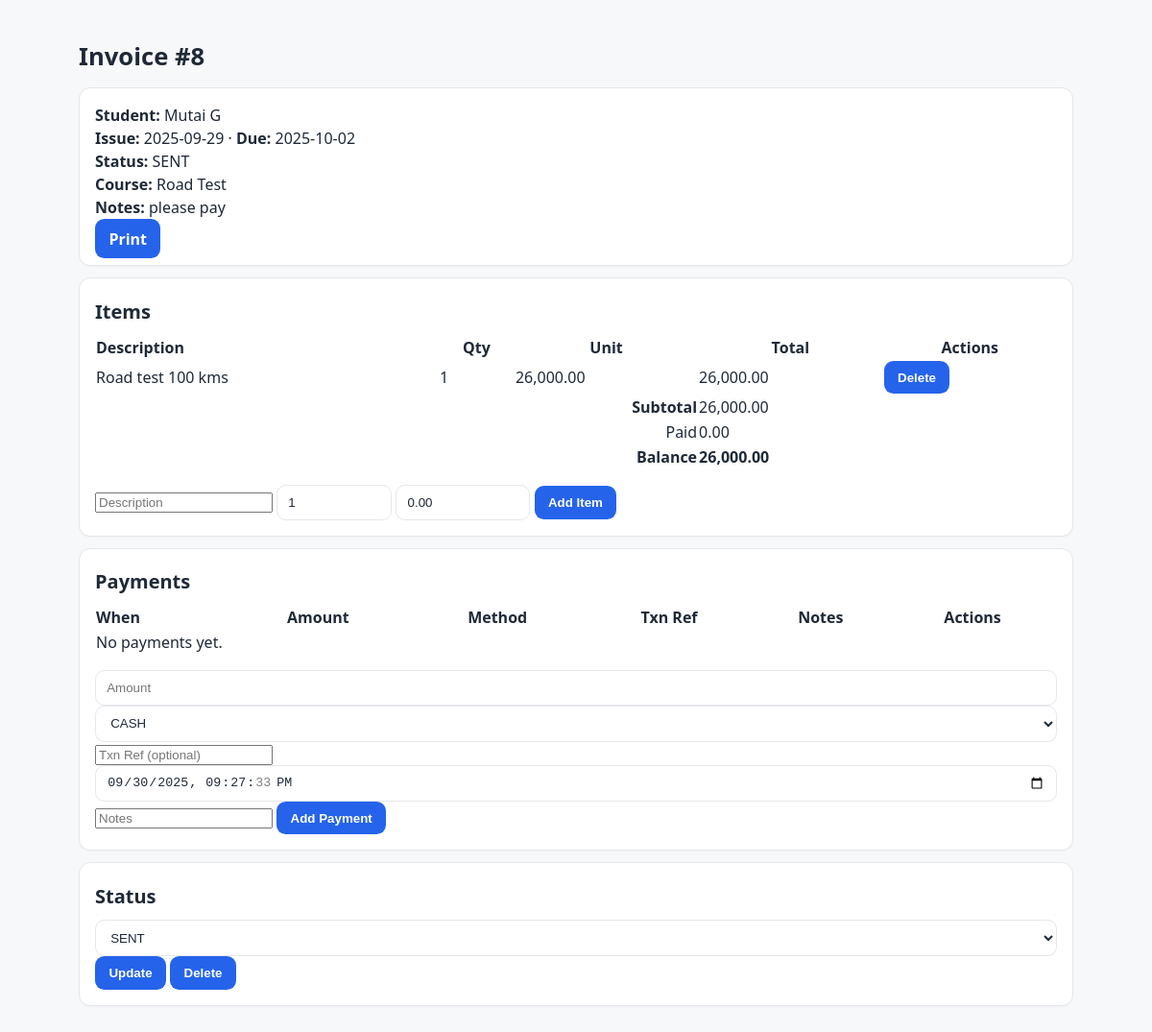
Screenshot of /public/invoices/view.php?id=8 (signed in) with the database file from the repository.
### tables this page shows
CREATE TABLE `invoices` (
  `id` int(11) NOT NULL,
  `student_id` int(11) NOT NULL,
  `enrollment_id` int(11) DEFAULT NULL,
  `number` varchar(64) DEFAULT NULL,
  `issue_date` date NOT NULL,
  `due_date` date NOT NULL,
  `status` enum('draft','sent','partial','paid','overdue','void') NOT NULL DEFAULT 'draft',
  `notes` text DEFAULT NULL,
  `created_by` int(11) NOT NULL DEFAULT 1,
  `total_cents` int(11) NOT NULL DEFAULT 0,
  `balance_cents` int(11) NOT NULL DEFAULT 0,
  `created_at` timestamp NOT NULL DEFAULT current_timestamp()
);

CREATE TABLE `users` (
  `id` int(11) NOT NULL,
  `email` varchar(191) NOT NULL,
  `password_hash` varchar(255) DEFAULT NULL,
  `first_name` varchar(100) NOT NULL,
  `last_name` varchar(100) NOT NULL,
  `phone` varchar(50) DEFAULT NULL,
  `is_active` tinyint(1) NOT NULL DEFAULT 1,
  `created_at` timestamp NOT NULL DEFAULT current_timestamp(),
  `role` enum('admin','staff','instructor','student') NOT NULL DEFAULT 'student'
);

CREATE TABLE `courses` (
  `id` int(11) NOT NULL,
  `branch_id` int(11) DEFAULT NULL,
  `name` varchar(150) NOT NULL,
  `description` text DEFAULT NULL,
  `price_cents` int(11) NOT NULL DEFAULT 0,
  `lessons_count` int(11) NOT NULL DEFAULT 0,
  `total_hours` decimal(5,2) NOT NULL DEFAULT 0.00,
  `is_active` tinyint(1) NOT NULL DEFAULT 1,
  `created_at` timestamp NOT NULL DEFAULT current_timestamp()
);

CREATE TABLE `invoice_items` (
  `id` int(11) NOT NULL,
  `invoice_id` int(11) NOT NULL,
  `description` varchar(191) NOT NULL,
  `quantity` int(11) NOT NULL DEFAULT 1,
  `unit_cents` int(11) NOT NULL DEFAULT 0,
  `line_total_cents` int(11) GENERATED ALWAYS AS (`quantity` * `unit_cents`) STORED,
  `unit_price` decimal(10,2) NOT NULL DEFAULT 0.00,
  `amount` decimal(10,2) NOT NULL DEFAULT 1.00
);

### php/Core/Database.php (called while the page is built, shortened)
<?php
class Database
{
    private static ?PDO $pdo = null;
    public static function pdo(): PDO
    {
        if (self::$pdo === null) {
            $dsn = "mysql:host=" . Config::DB_HOST . ";dbname=" . Config::DB_NAME . ";charset=" . Config::DB_CHARSET;
            $options = [
                PDO::ATTR_ERRMODE => PDO::ERRMODE_EXCEPTION,
                PDO::ATTR_DEFAULT_FETCH_MODE => PDO::FETCH_ASSOC,
                PDO::ATTR_EMULATE_PREPARES => false,
            ];
            try {
                self::$pdo = new PDO($dsn, Config::DB_USER, Config::DB_PASS, $options);
            } catch (PDOException $e) {
                http_response_code(500);
                die("Database connection failed: " . htmlspecialchars($e->getMessage(), ENT_QUOTES, 'UTF-8'));
            }
        }
        return self::$pdo;
    }
}

### php/Models/Invoice.php (called while the page is built, shortened)
<?php
class Invoice {
    private static function columnExists(string $table, string $column): bool {
        $sql = "SELECT COUNT(*) FROM INFORMATION_SCHEMA.COLUMNS
                WHERE TABLE_SCHEMA = DATABASE() AND TABLE_NAME = ? AND COLUMN_NAME = ?";
        $stmt = Database::pdo()->prepare($sql);
        $stmt->execute([$table, $column]);
        return (int)$stmt->fetchColumn() > 0;
    }
    public static function find(int $id): ?array {
        $sql = "SELECT i.*, s.id AS sid, u.first_name, u.last_name,
                       e.course_id, c.name AS course_name
                FROM invoices i
                JOIN students s ON s.id = i.student_id
                JOIN users u ON u.id = s.user_id
                LEFT JOIN enrollments e ON e.id = i.enrollment_id
                LEFT JOIN courses c ON c.id = e.course_id
                WHERE i.id = ?";
        $stmt = Database::pdo()->prepare($sql);
        $stmt->execute([$id]);
        $r = $stmt->fetch(PDO::FETCH_ASSOC);
        return $r ?: null;
    }
    public static function items(int $invoiceId): array {
        $stmt = Database::pdo()->prepare("SELECT * FROM invoice_items WHERE invoice_id=? ORDER BY id");
        $stmt->execute([$invoiceId]);
        return $stmt->fetchAll(PDO::FETCH_ASSOC);
    }
    public static function subtotal(int $invoiceId): float {
        $qcol = self::columnExists('invoice_items','quantity') ? 'quantity' : (self::columnExists('invoice_items','qty') ? 'qty' : '');
        $pcol = self::columnExists('invoice_items','unit_price') ? 'unit_price' : (self::columnExists('invoice_items','price') ? 'price' : (self::columnExists('invoice_items','amount') ? 'amount' : ''));
        if ($qcol and $pcol) {
            $stmt = Database::pdo()->prepare("SELECT SUM({$qcol}*{$pcol}) FROM invoice_items WHERE invoice_id=?");
            $stmt->execute([$invoiceId]);
        } elseif ($pcol) {
            $stmt = Database::pdo()->prepare("SELECT SUM({$pcol}) FROM invoice_items WHERE invoice_id=?");
            $stmt->execute([$invoiceId]);
        } else {
            return 0.0;
        }
        return (float)($stmt->fetchColumn() ?: 0);
    }
    public static function paymentsTotal(int $invoiceId): float {
        $acol = self::columnExists('payments', 'amount') ? 'amount' :
                (self::columnExists('payments','payment_amount') ? 'payment_amount' :
                (self::columnExists('payments','paid_amount') ? 'paid_amount' :
                (self::columnExists('payments','value') ? 'value' :
                (self::columnExists('payments','amt') ? 'amt' : ''))));
        $stmt = Database::pdo()->prepare("SELECT SUM({$acol}) FROM payments WHERE invoice_id=?");
        $stmt->execute([$invoiceId]);
        return (float)($stmt->fetchColumn() ?: 0);
    }
}

### public/invoices/view.php (the view, shortened to what this page needs)
<?php
require_once __DIR__ . '/../../php/Core/Database.php';
require_once __DIR__ . '/../../php/Models/Invoice.php';
$id = (int)($_GET['id'] ?? 0);
$row = Invoice::find($id);
$csrf = Security::csrfToken();
$items = Invoice::items($id);
$subtotal = Invoice::subtotal($id);
$payments = Payment::listByInvoice($id);
$paid = Invoice::paymentsTotal($id);
$balance = max(0, $subtotal - $paid);
?>
<!doctype html>
<html lang="en">
<head>
  <link rel="stylesheet" href="../../assets/css/main.css">
</head>
<body>
<main class="container">
  <h1>Invoice #<?= (int)$row['id'] ?></h1>
  <div class="card">
    <div><strong>Student:</strong> <?= htmlspecialchars(trim(($row['first_name']??'').' '.($row['last_name']??''))) ?></div>
    <div><strong>Issue:</strong> <?= htmlspecialchars($row['issue_date']) ?> · <strong>Due:</strong> <?= htmlspecialchars($row['due_date'] ?? '—') ?></div>
    <div><strong>Status:</strong> <?= htmlspecialchars(strtoupper($row['status'])) ?></div>
    <?php if (!empty($row['course_name'])): ?>
      <div><strong>Course:</strong> <?= htmlspecialchars($row['course_name']) ?><?= isset($row['course_price']) ? ' — KES '.number_format((float)$row['course_price'],2) : '' ?></div>
    <?php endif; ?>
    <?php if (!empty($row['notes'])): ?><div><strong>Notes:</strong> <?= nl2br(htmlspecialchars($row['notes'])) ?></div><?php endif; ?>
    <div style="margin-top:.5rem;">
      <a class="btn" href="print.php?id=<?= (int)$row['id'] ?>" target="_blank">Print</a>
    </div>
  </div>
  <div class="card">
    <h2>Items</h2>
    <table style="width:100%; border-collapse:collapse;">
      <thead><tr><th style="text-align:left">Description</th><th>Qty</th><th>Unit</th><th>Total</th><th>Actions</th></tr></thead>
      <tbody>
      <?php foreach ($items as $it): $lt=(float)$it['quantity']*(float)$it['unit_price']; ?>
        <tr>
          <td><?= htmlspecialchars($it['description']) ?></td>
          <td><?= htmlspecialchars($it['quantity']) ?></td>
          <td><?= number_format((float)$it['unit_price'], 2) ?></td>
          <td><?= number_format($lt, 2) ?></td>
          <td>
            <form method="post" action="item_delete.php" style="display:inline" onsubmit="return confirm('Delete item?')">
              <button type="submit">Delete</button>
            </form>
          </td>
        </tr>
      <?php endforeach; if (empty($items)): ?>
        <tr><td colspan="5">No items yet.</td></tr>
      <?php endif; ?>
      </tbody>
      <tfoot>
        <tr><td colspan="3" style="text-align:right"><strong>Subtotal</strong></td><td><?= number_format($subtotal,2) ?></td><td></td></tr>
        <tr><td colspan="3" style="text-align:right">Paid</td><td><?= number_format($paid,2) ?></td><td></td></tr>
        <tr><td colspan="3" style="text-align:right"><strong>Balance</strong></td><td><strong><?= number_format($balance,2) ?></strong></td><td></td></tr>
      </tfoot>
    </table>
    <form method="post" action="item_add.php" class="row" style="margin-top:1rem;">
      <input name="description" placeholder="Description" required>
      <input name="quantity" type="number" step="0.01" value="1" style="max-width:120px" required>
      <input name="unit_price" type="number" step="0.01" value="0.00" style="max-width:140px" required>
      <button type="submit">Add Item</button>
    </form>
  </div>
  <div class="card">
    <h2>Payments</h2>
    <table style="width:100%; border-collapse:collapse;">
      <thead><tr><th style="text-align:left">When</th><th>Amount</th><th>Method</th><th>Txn Ref</th><th>Notes</th><th>Actions</th></tr></thead>
      <tbody>
      <?php foreach ($payments as $p): ?>
        <tr>
          <td><?= htmlspecialchars($p['paid_at']) ?></td>
          <td><?= number_format((float)$p['amount'], 2) ?></td>
          <td><?= htmlspecialchars($p['method']) ?></td>
          <td><?= htmlspecialchars($p['txn_ref'] ?? '') ?></td>
          <td><?= htmlspecialchars($p['notes'] ?? '') ?></td>
          <td>
            <form method="post" action="payment_delete.php" style="display:inline" onsubmit="return confirm('Delete payment?')">
              <input type="hidden" name="csrf" value="<?= htmlspecialchars($csrf) ?>">
              <input type="hidden" name="id" value="<?= (int)$p['id'] ?>">
              <input type="hidden" name="invoice_id" value="<?= (int)$row['id'] ?>">
              <button type="submit">Delete</button>
            </form>
          </td>
        </tr>
      <?php endforeach; if (empty($payments)): ?>
        <tr><td colspan="6">No payments yet.</td></tr>
      <?php endif; ?>
      </tbody>
    </table>
    <form method="post" action="payment_add.php" class="row" style="margin-top:1rem;">
      <input name="amount" type="number" step="0.01" placeholder="Amount" required>
      <select name="method">
        <?php foreach (['cash','mpesa','card','bank','other'] as $m): ?>
          <option value="<?= $m ?>"><?= strtoupper($m) ?></option>
        <?php endforeach; ?>
      </select>
      <input name="txn_ref" placeholder="Txn Ref (optional)">
      <input name="paid_at" type="datetime-local" value="<?= htmlspecialchars(str_replace(' ', 'T', date('Y-m-d H:i:s'))) ?>">
      <input name="notes" placeholder="Notes">
      <button type="submit">Add Payment</button>
    </form>
  </div>
  <div class="card">
    <h2>Status</h2>
    <form method="post" action="status.php" class="row">
      <select name="status">
        <?php foreach (['draft','sent','paid','void'] as $st): ?>
          <option value="<?= $st ?>" <?= $row['status']===$st?'selected':'' ?>><?= strtoupper($st) ?></option>
        <?php endforeach; ?>
      </select>
      <button type="submit">Update</button>
      <form method="post" action="delete.php" style="display:inline;margin-left:1rem" onsubmit="return confirm('Delete invoice?')">
        <button type="submit">Delete</button>
      </form>
    </form>
  </div>
</main>
</body>
</html>

### assets/css/main.css (style rules this page uses)
:root { --bg:#f7f8fa; --card:#ffffff; --text:#1f2937; --muted:#6b7280; --primary:#2563eb; --primary-600:#1d4ed8; --border:#e5e7eb; --accent:#10b981; --danger:#ef4444; }
* { box-sizing:border-box }
html,body { height:100% }
body { margin:0; font-family:system-ui,-apple-system,Segoe UI,Roboto,Ubuntu,Cantarell,Noto Sans,sans-serif; color:var(--text); background:var(--bg); line-height:1.5; }
.container { max-width:1100px;margin:5px auto;padding:2rem }
a { color:var(--primary);text-decoration:none }
.card { background:var(--card);border:1px solid var(--border);border-radius:12px;padding:1rem;margin:.75rem 0;box-shadow:0 1px 2px rgba(0,0,0,.03) }
h1 { font-size:1.6rem;margin:.2rem 0 .8rem }
h2 { font-size:1.25rem;margin:.2rem 0 .6rem }
input[type="text"],input[type="number"],input[type="datetime-local"],input[type="date"],input[type="email"],input[type="password"],select,textarea { width:100%;padding:.6rem .7rem;border:1px solid var(--border);border-radius:.6rem;background:var(--card);color:var(--text) }
button,.btn,input[type="submit"] { appearance:none;border:0;border-radius:.6rem;background:var(--primary);color:#fff;padding:.6rem .9rem;font-weight:600;cursor:pointer }

### rows the page displays
invoices: id "8", users.first_name+last_name "Mutai G", issue_date "2025-09-29", due_date "2025-10-02", status "SENT", courses.name "Road Test", notes "please pay"
invoice_items: description "Road test 100 kms", quantity "1", unit_price "26,000.00", lt "26,000.00"

### other values shown
$subtotal "26,000.00"
$paid "0.00"
$balance "26,000.00"
form field method "CASH"
